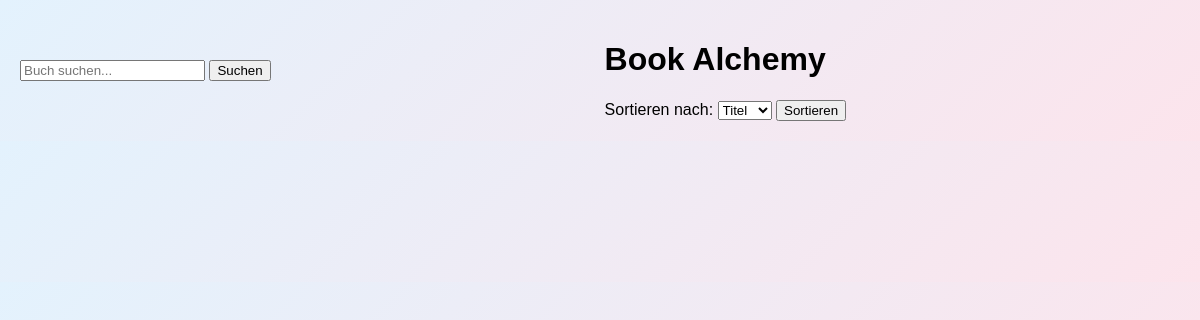
The app's page /, older data.
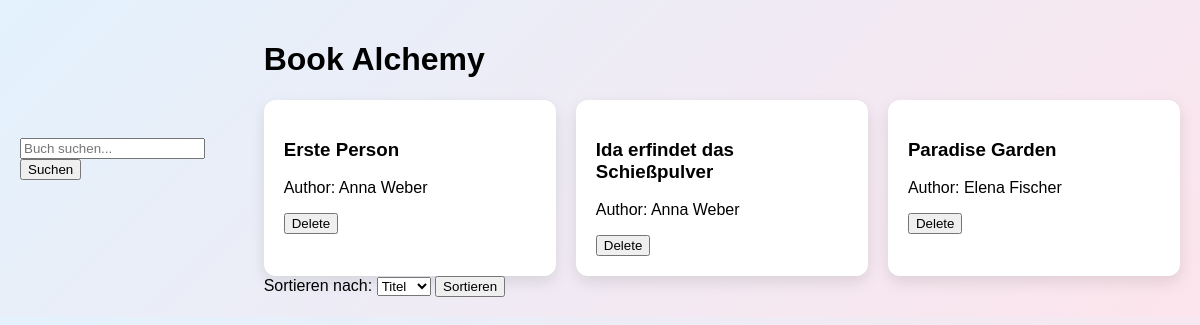
The same page, newer data.
### data_models.py (models this page shows, shortened)
class Book(db.Model):
    __tablename__ = 'books'
    id = db.Column(db.Integer, primary_key=True, autoincrement=True)
    isbn = db.Column(db.String(17), unique=True, nullable=False)
    title = db.Column(db.String(255), nullable=False)
    author_id = db.Column(db.Integer, db.ForeignKey('authors.id'), nullable= False)
    publication_year = db.Column(db.Integer, nullable=False)
    author = db.relationship('Author', backref='books')

class Author(db.Model):
    __tablename__ = 'authors'
    id = db.Column(db.Integer, primary_key=True, autoincrement=True)
    name = db.Column(db.String, nullable=False)
    birth_date = db.Column(db.Date)
    date_of_death = db.Column(db.Date, nullable=True)

### app.py (the view)
@app.route('/')
def home():
    search = request.args.get('search')
    sort_by = request.args.get('sort_by')
    query = Book.query
    if search:
        query = query.filter(Book.title.ilike(f"%{search}%"))
    if sort_by == 'author':
        query = query.join(Author).order_by(Author.name)
    else:
        query = query.order_by(Book.title)
    books = query.all()
    message = None
    if search and not books:
        message = "No Books found!"
    return render_template('home.html', books=books, message=message)

### templates/home.html (shortened to what this page needs)
<!DOCTYPE html>
<html lang="en">
  <head>
    <link rel="stylesheet" href="{{ url_for('static', filename='style.css') }}">
  </head>
  <body class="home-page">
    <form method="get" action="{{ url_for('home') }}">
        <input type="text" name="search" placeholder="Buch suchen...">
        <button type="submit">Suchen</button>
    </form>
    <div class="page-container">
    <h1> Book Alchemy </h1>
    <div class="book-grid">
    {% for book in books %}
        <div class="book-card">
            <h3>{{ book.title }}</h3>
            <p>Author: {{ book.author.name }}</p>
            <form action="{{ url_for('delete_book', book_id=book.id) }}" method="post">
            <button type="submit">Delete</button>
            </form>
        </div>
    {% endfor %}
    </div>
        <form method="get" action="{{ url_for('home') }}">
        <label>Sortieren nach:</label>
        <select name="sort_by">
            <option value="title">Titel</option>
        </select>
        <button type="submit">Sortieren</button>
    </form>
    </div>
  </body>
</html>

### static/style.css (style rules this page uses)
body { display: flex; justify-content: center; align-items: center; }
.home-page { font-family: Arial, sans-serif; background: linear-gradient(135deg, #e3f2fd, #fce4ec); margin: 0; padding: 20px; }
.book-grid { display: grid; grid-template-columns: repeat(auto-fit, minmax(220px, 1fr)); gap: 20px; max-width: 1000px; margin: 0 auto; }
.book-card { background: white; padding: 20px; border-radius: 12px; box-shadow: 0 6px 15px rgba(0,0,0,0.1); transition: 0.3s; }
.page-container { max-width: 1000px; margin: 0 auto; }

Row changes from the older to the newer data that the page shows:
added Book: title "Erste Person", author.name "Anna Weber"
added Book: title "Ida erfindet das Schießpulver", author.name "Anna Weber"
added Book: title "Paradise Garden", author.name "Elena Fischer"
